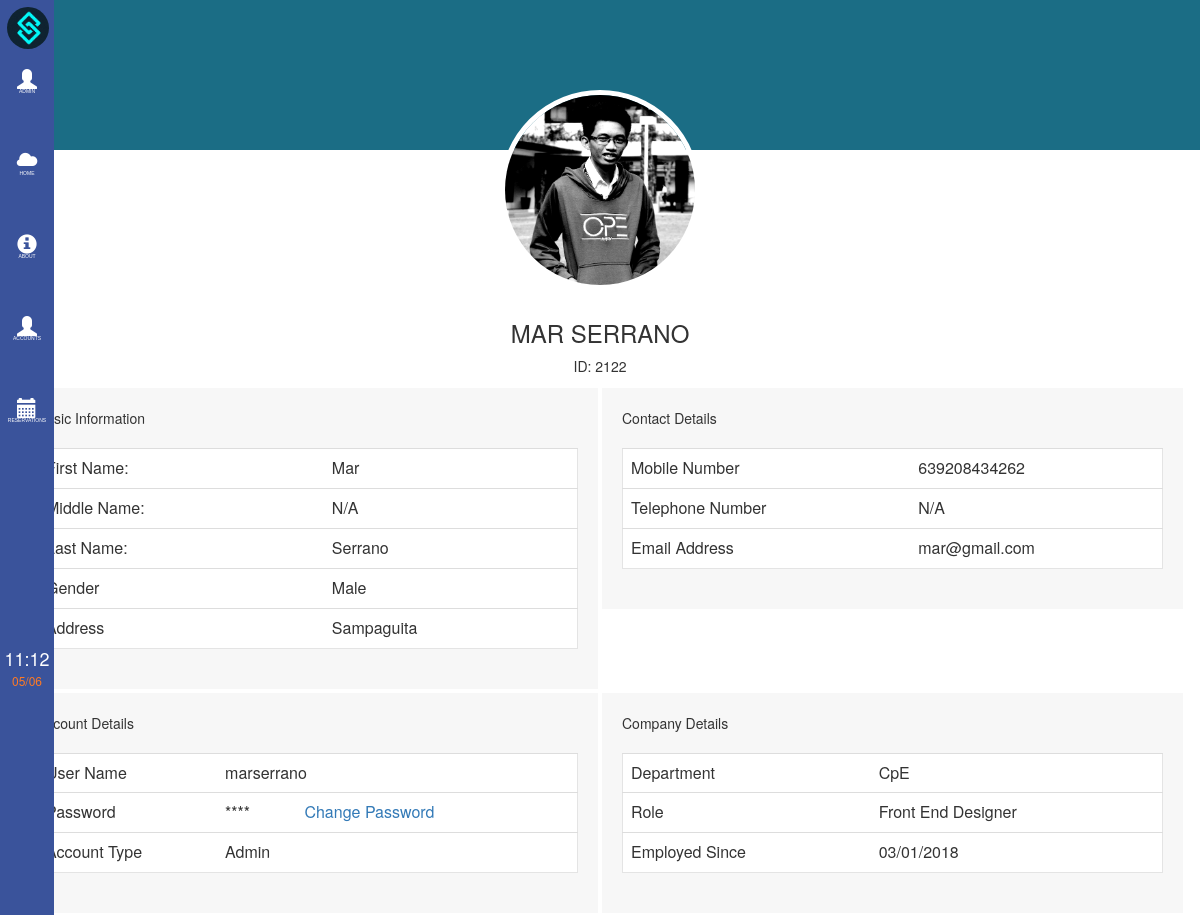
Page /user_account.php (signed in) on the committed database.
### tables this page shows
CREATE TABLE `employee` (
  `Employee_ID` int(11) NOT NULL,
  `Emp_FN` varchar(30) NOT NULL,
  `Emp_LN` varchar(30) NOT NULL,
  `Emp_Address` varchar(50) NOT NULL,
  `Emp_Age` int(11) NOT NULL,
  `Emp_Department` varchar(30) NOT NULL,
  `Emp_Email` varchar(30) NOT NULL,
  `Emp_Gender` varchar(30) NOT NULL,
  `Emp_CNumber` varchar(12) NOT NULL,
  `Emp_Photo` varchar(100) NOT NULL
);

CREATE TABLE `accounts` (
  `Account_ID` int(11) NOT NULL,
  `Employee_ID` int(11) NOT NULL,
  `Acc_Uname` varchar(50) NOT NULL,
  `Acc_Pass` varchar(50) NOT NULL,
  `acc_type` varchar(5) NOT NULL,
  `count` int(100) NOT NULL
);

### user_account.php (the view, shortened to what this page needs)
<head>
        <link rel="stylesheet" href="css/bootstrap.min.css">
        <link rel="stylesheet" href="bren/side_bar.css" type="text/css">
        <link rel="stylesheet" href="mika/about.css" type="text/css">
</head>
<body onload="startTime()">
<?php
if ($_SESSION['acctype'] == 'user') {
    $sidebar = '<div class="sidebar">';
    $sidebar .= '<ul>';
    $sidebar .= ' <li> <img src =' . 'logo3.png'.  ' style="width: 78%; border-radius: 100%; margin-left: 7px; margin-top: 7px; margin-bottom: 5px"></li>';
   $sidebar .= '<li><a onclick="return openaccNav()"><span class="glyphicon glyphicon-user"></span><span class="menu_label">Account</span></a></li>';
    $sidebar .= ' <li><div class="selected"><a href="userpage.php"><span class="glyphicon glyphicon-cloud"></span><span class="menu_label">Home</span></a></div></li>';
    $sidebar .= '<li><a href="aboutususer.php"><span class="glyphicon glyphicon-info-sign"></span><span class="menu_label">About</span></a></li>';
    $sidebar .= '<li><a href="user_schedtable.php"><span class="glyphicon glyphicon-calendar"></span><span class="menu_label">Reservations</span></a></li>';
    $sidebar .= '<li><a href="user_reservation.php"><span class="glyphicon glyphicon-list"></span><span class="menu_label">Your Reservations</span></a></li>';
    $sidebar .= '<li><div id="time" style="padding-top:180px; font-size: 18px; color:white;text-align: center"></div> </li>';
    $sidebar .='<li><div id="date" style=" font-size: 12px; color:#ff7a24; text-align: center"></div> </li></ul>';
    $sidebar .= '</div>';
    echo $sidebar;
}else{
      $sidebar =  '<div class="sidebar">';
    $sidebar .= '<ul>';
    $sidebar .= ' <li> <img src =' . 'logo3.png'.  ' style="width: 78%; border-radius: 100%; margin-left: 7px; margin-top: 7px; margin-bottom: 5px"></li>';
    $sidebar .= '<li><a onclick="return openaccNav()"><span class="glyphicon glyphicon-user"></span><span class="menu_label">Admin</span></a></li>';
   $sidebar .= ' <li><a href="homepage.php"><span class="glyphicon glyphicon-cloud"></span><span class="menu_label">Home</span></a></li>';
    $sidebar .= '<li><a href="aboutusadmin.php"><span class="glyphicon glyphicon-info-sign"></span><span class="menu_label">About</span></a></li>';
     $sidebar .= '<li><a href="employees.php"><span class="glyphicon glyphicon-user"></span><span class="menu_label">Accounts</span></a></li>';
    $sidebar .= '<li><a href="schedtable.php"><span class="glyphicon glyphicon-calendar"></span><span class="menu_label">Reservations</span></a></li>';
    $sidebar .= '<li><div id="time" style="padding-top:180px; font-size: 18px; color:white;text-align: center"></div> </li>';
    $sidebar .='<li><div id="date" style=" font-size: 12px; color:#ff7a24; text-align: center"></div> </li></ul>';
    $sidebar .= '</div>';
    echo $sidebar;
}
?>
        <?php
            include 'connect.php';
            $sql ="select * from accounts where Acc_Uname='".$_SESSION['username']."'";
            $res = mysqli_query($con, $sql);
            $row = mysqli_fetch_assoc($res);
            $id_emp = $row['Employee_ID'];
            $sql1 ="select * from employee where Employee_ID='".$id_emp."'";
            $res1 = mysqli_query($con, $sql1);
            $row1 = mysqli_fetch_assoc($res1);
            $fullname = $row1['Emp_FN'] ." ". $row1['Emp_LN'];
            ?>
     <div class="cover-container">
            <div class="portrait">
              <div class="imgcont">
                    <img src= "<?php  if (empty($row1['Emp_Photo'])){ echo "Male User_96px.png";} else {echo $row1['Emp_Photo'];}?>" alt="User Portrait" style=" display: block; border-radius: 100%;width: 200px; max-height: 200px;border: 5px solid #fff;">
              </div>
              </div>
             <div class="cover"> </div>
        </div>
<div class="container" style="padding-top: 50px">
        <div class="user-identity">
            <h3 class="userfullname"><?php echo $fullname?></h3>
            <p>ID: <span class="userid"><?php echo $row['Employee_ID'];?></span></p>
        </div>
        </div>
        <div class="container">
            <div class="row">
                <div class="col-md-6 half">
                Basic Information
                <table class="table">
                    <tr>
                        <td>First Name:</td>
                        <td><?php echo $row1['Emp_FN'];?></td>
                    </tr>
                    <tr>
                        <td>Middle Name:</td>
                        <td>N/A</td>
                    </tr>
                    <tr>
                         <td>Last Name:</td>
                        <td><?php echo $row1['Emp_LN'];?></td>
                    </tr>
                    <tr>
                        <td>Gender</td>
                        <td><?php echo $row1['Emp_Gender'];?></td>
                    </tr>
                    <tr>
                        <td>Address</td>
                        <td><?php echo $row1['Emp_Address'];?></td>
                    </tr>
                </table>
            </div>
            <div class="col-md-6 half">
                Contact Details
                <table class="table">
                    <tr>
                        <td>Mobile Number</td>
                        <td><?php echo $row1['Emp_CNumber'];?></td>
                    </tr>
                    <tr>
                        <td>Telephone Number</td>
                        <td>N/A</td>
                    </tr>
                    <tr>
                        <td>Email Address</td>
                        <td><?php echo $row1['Emp_Email'];?></td>
                    </tr>
                </table>
            </div>
            </div>
            <div class="row">
                <div class="col-md-6 half">
                    Account Details
                    <table class="table">
                        <tr>
                        <td>User Name</td>
                        <td><?php echo $row['Acc_Uname'];?></td>
                        </tr>
                        <tr>
                            <td>Password</td>
                            <td>**** <a class="change-pass-link" href="#">Change Password</a></td>
                        </tr>
                        <tr>
                            <td>Account Type</td>
                            <td id="account_type"><?php echo $row['acc_type'];?></td>
                        </tr>
                    </table>
                </div>
                <div class="col-md-6 half">
                    Company Details
                    <table class="table">
                        <tr>
                            <td>Department</td>
                            <td><?php echo $row1['Emp_Department'];?></td>
                        </tr>
                        <tr>
                            <td>Role</td>
                            <td>Front End Designer</td>
                        </tr>
                        <tr>
                            <td>Employed Since</td>
                            <td>03/01/2018</td>
                        </tr>
                    </table>
                </div>
            </div>
        </div>
</body>
</html

### bren/side_bar.css (style rules this page uses)
ul { list-style-type: none; margin: 0; padding: 0; z-index: 1; top: 0; left: 0; overflow-x: hidden; width: 4.5%; background: #3A539B; height: 100%; position: fixed; overflow: auto; }
li a { display: block; color: #FFF; padding: 14px 4px; text-decoration: none; font-family: sans-serif; width: 100%; height:9%; text-align: center; }
body,html { margin: 0; margin-top: 0; padding: 0; }
.menu_label { font-size: 0.5rem; display: block; text-transform: uppercase; }
.glyphicon { font-size: 20px; }

### rows in the picture
employee: Emp_Photo (picture), fullname "MAR SERRANO", Emp_FN "Mar", Emp_LN "Serrano", Emp_Gender "Male", Emp_Address "Sampaguita", Emp_CNumber "639208434262", Emp_Email "mar@gmail.com", Emp_Department "CpE"
accounts: Employee_ID "2122", Acc_Uname "marserrano", acc_type "Admin"
